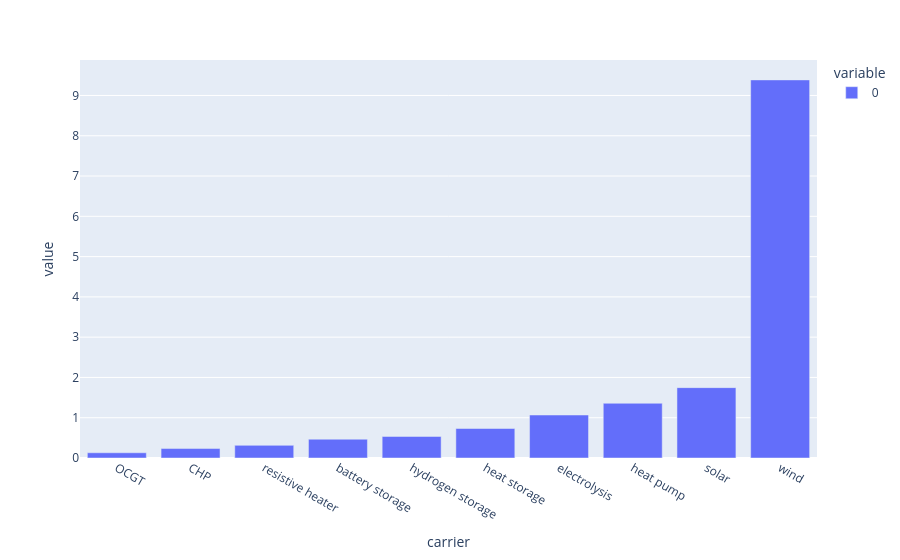

Here is the notebook cell this chart was saved with:
### Markdown cell above
And it can tell you statistics about the capital expenditures:

### Code cell
n.statistics.capex().groupby("carrier").sum().div(1e9).sort_values().dropna().plot.bar()

### Figure 1 — Plotly figure (JSON) as saved in the notebook; plotly's stock layout.template omitted (floating-point values rounded to 4 significant figures)
{"data": [{"alignmentgroup": "True", "hovertemplate": "variable=0<br>carrier=%{x}<br>value=%{y}<extra></extra>", "legendgroup": "0", "marker": {"color": "#636efa", "pattern": {"shape": ""}}, "name": "0", "offsetgroup": "0", "orientation": "v", "showlegend": true, "textposition": "auto", "type": "bar", "x": ["OCGT", "CHP", "resistive heater", "battery storage", "hydrogen storage", "heat storage", "electrolysis", "heat pump", "solar", "wind"], "xaxis": "x", "y": [0.1296, 0.2344, 0.3141, 0.4664, 0.5352, 0.7321, 1.067, 1.359, 1.747, 9.387], "yaxis": "y"}], "layout": {"barmode": "relative", "legend": {"title": {"text": "variable"}, "tracegroupgap": 0}, "margin": {"t": 60}, "xaxis": {"anchor": "y", "domain": [0, 1], "title": {"text": "carrier"}}, "yaxis": {"anchor": "x", "domain": [0, 1], "title": {"text": "value"}}}}
